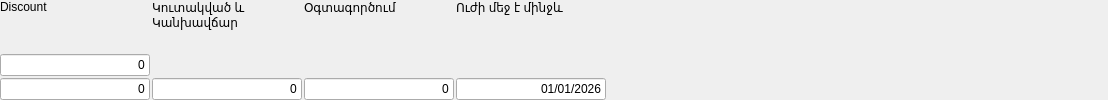
    <widget class="QWidget" name="wAccumulateCard" native="true">
     <property name="minimumSize">
      <size>
       <width>0</width>
       <height>0</height>
      </size>
     </property>
     <layout class="QGridLayout" name="gridLayout_19">
      <property name="leftMargin">
       <number>0</number>
      </property>
      <property name="topMargin">
       <number>0</number>
      </property>
      <property name="rightMargin">
       <number>0</number>
      </property>
      <property name="bottomMargin">
       <number>0</number>
      </property>
      <property name="horizontalSpacing">
       <number>2</number>
      </property>
      <property name="verticalSpacing">
       <number>0</number>
      </property>
      <item row="2" column="1">
       <widget class="QWidget" name="waccumulatedinfo_4" native="true">
        <layout class="QGridLayout" name="gridLayout_20">
         <property name="leftMargin">
          <number>0</number>
         </property>
         <property name="topMargin">
          <number>0</number>
         </property>
         <property name="rightMargin">
          <number>0</number>
         </property>
         <property name="bottomMargin">
          <number>0</number>
         </property>
         <property name="horizontalSpacing">
          <number>0</number>
         </property>
         <property name="verticalSpacing">
          <number>2</number>
         </property>
         <item row="0" column="1">
          <widget class="QLabel" name="lbCurrentAccumlated_4">
           <property name="text">
            <string>Կուտակված և
Կանխավճար</string>
           </property>
           <property name="alignment">
            <set>Qt::AlignmentFlag::AlignLeading|Qt::AlignmentFlag::AlignLeft|Qt::AlignmentFlag::AlignTop</set>
           </property>
          </widget>
         </item>
         <item row="1" column="1">
          <widget class="C5LineEdit" name="leCurrentAccumulated_4">
           <property name="sizePolicy">
            <sizepolicy hsizetype="Preferred" vsizetype="Fixed">
             <horstretch>0</horstretch>
             <verstretch>0</verstretch>
            </sizepolicy>
           </property>
           <property name="minimumSize">
            <size>
             <width>150</width>
             <height>0</height>
            </size>
           </property>
           <property name="maximumSize">
            <size>
             <width>150</width>
             <height>16777215</height>
            </size>
           </property>
           <property name="focusPolicy">
            <enum>Qt::FocusPolicy::NoFocus</enum>
           </property>
           <property name="text">
            <string>0</string>
           </property>
           <property name="alignment">
            <set>Qt::AlignmentFlag::AlignRight|Qt::AlignmentFlag::AlignTrailing|Qt::AlignmentFlag::AlignVCenter</set>
           </property>
           <property name="readOnly">
            <bool>true</bool>
           </property>
          </widget>
         </item>
        </layout>
       </widget>
      </item>
      <item row="2" column="2">
       <widget class="QWidget" name="widget_17" native="true">
        <layout class="QGridLayout" name="gridLayout_21">
         <property name="leftMargin">
          <number>0</number>
         </property>
         <property name="topMargin">
          <number>0</number>
         </property>
         <property name="rightMargin">
          <number>0</number>
         </property>
         <property name="bottomMargin">
          <number>0</number>
         </property>
         <property name="horizontalSpacing">
          <number>0</number>
         </property>
         <property name="verticalSpacing">
          <number>2</number>
         </property>
         <item row="0" column="0">
          <widget class="QLabel" name="lbUseAccumulated_4">
           <property name="text">
            <string>Օգտագործում</string>
           </property>
           <property name="alignment">
            <set>Qt::AlignmentFlag::AlignLeading|Qt::AlignmentFlag::AlignLeft|Qt::AlignmentFlag::AlignTop</set>
           </property>
          </widget>
         </item>
         <item row="1" column="0">
          <widget class="C5LineEdit" name="leUseAccumulated_4">
           <property name="sizePolicy">
            <sizepolicy hsizetype="Preferred" vsizetype="Fixed">
             <horstretch>0</horstretch>
             <verstretch>0</verstretch>
            </sizepolicy>
           </property>
           <property name="minimumSize">
            <size>
             <width>150</width>
             <height>0</height>
            </size>
           </property>
           <property name="maximumSize">
            <size>
             <width>150</width>
             <height>16777215</height>
            </size>
           </property>
           <property name="focusPolicy">
            <enum>Qt::FocusPolicy::ClickFocus</enum>
           </property>
           <property name="text">
            <string>0</string>
           </property>
           <property name="alignment">
            <set>Qt::AlignmentFlag::AlignRight|Qt::AlignmentFlag::AlignTrailing|Qt::AlignmentFlag::AlignVCenter</set>
           </property>
           <property name="readOnly">
            <bool>false</bool>
           </property>
          </widget>
         </item>
        </layout>
       </widget>
      </item>
      <item row="2" column="5">
       <widget class="QWidget" name="widget_18" native="true">
        <layout class="QGridLayout" name="gridLayout_22">
         <property name="leftMargin">
          <number>0</number>
         </property>
         <property name="topMargin">
          <number>0</number>
         </property>
         <property name="rightMargin">
          <number>0</number>
         </property>
         <property name="bottomMargin">
          <number>0</number>
         </property>
         <property name="horizontalSpacing">
          <number>0</number>
         </property>
         <property name="verticalSpacing">
          <number>2</number>
         </property>
        </layout>
       </widget>
      </item>
      <item row="2" column="3">
       <widget class="QWidget" name="widget_19" native="true">
        <property name="minimumSize">
         <size>
          <width>0</width>
          <height>0</height>
         </size>
        </property>
        <layout class="QGridLayout" name="gridLayout_23">
         <property name="leftMargin">
          <number>0</number>
         </property>
         <property name="topMargin">
          <number>0</number>
         </property>
         <property name="rightMargin">
          <number>0</number>
         </property>
         <property name="bottomMargin">
          <number>0</number>
         </property>
         <property name="horizontalSpacing">
          <number>0</number>
         </property>
         <property name="verticalSpacing">
          <number>2</number>
         </property>
         <item row="1" column="1">
          <widget class="C5LineEdit" name="leCardValidUntil_4">
           <property name="sizePolicy">
            <sizepolicy hsizetype="Preferred" vsizetype="Fixed">
             <horstretch>0</horstretch>
             <verstretch>0</verstretch>
            </sizepolicy>
           </property>
           <property name="minimumSize">
            <size>
             <width>150</width>
             <height>0</height>
            </size>
           </property>
           <property name="maximumSize">
            <size>
             <width>150</width>
             <height>16777215</height>
            </size>
           </property>
           <property name="focusPolicy">
            <enum>Qt::FocusPolicy::NoFocus</enum>
           </property>
           <property name="text">
            <string>01/01/2026</string>
           </property>
           <property name="alignment">
            <set>Qt::AlignmentFlag::AlignRight|Qt::AlignmentFlag::AlignTrailing|Qt::AlignmentFlag::AlignVCenter</set>
           </property>
           <property name="readOnly">
            <bool>true</bool>
           </property>
          </widget>
         </item>
         <item row="0" column="1">
          <widget class="QLabel" name="lbCardValidUntil_4">
           <property name="text">
            <string>Ուժի մեջ է մինջև</string>
           </property>
           <property name="alignment">
            <set>Qt::AlignmentFlag::AlignLeading|Qt::AlignmentFlag::AlignLeft|Qt::AlignmentFlag::AlignTop</set>
           </property>
          </widget>
         </item>
        </layout>
       </widget>
      </item>
      <item row="2" column="0">
       <widget class="QWidget" name="widget_20" native="true">
        <layout class="QGridLayout" name="gridLayout_24">
         <property name="leftMargin">
          <number>0</number>
         </property>
         <property name="topMargin">
          <number>0</number>
         </property>
         <property name="rightMargin">
          <number>0</number>
         </property>
         <property name="bottomMargin">
          <number>0</number>
         </property>
         <property name="spacing">
          <number>2</number>
         </property>
         <item row="2" column="1">
          <widget class="C5LineEdit" name="leDisc_4">
           <property name="sizePolicy">
            <sizepolicy hsizetype="Preferred" vsizetype="Fixed">
             <horstretch>0</horstretch>
             <verstretch>0</verstretch>
            </sizepolicy>
           </property>
           <property name="minimumSize">
            <size>
             <width>150</width>
             <height>0</height>
            </size>
           </property>
           <property name="maximumSize">
            <size>
             <width>150</width>
             <height>16777215</height>
            </size>
           </property>
           <property name="focusPolicy">
            <enum>Qt::FocusPolicy::NoFocus</enum>
           </property>
           <property name="text">
            <string>0</string>
           </property>
           <property name="alignment">
            <set>Qt::AlignmentFlag::AlignRight|Qt::AlignmentFlag::AlignTrailing|Qt::AlignmentFlag::AlignVCenter</set>
           </property>
           <property name="readOnly">
            <bool>true</bool>
           </property>
          </widget>
         </item>
         <item row="0" column="1">
          <widget class="QLabel" name="lbDisc_4">
           <property name="sizePolicy">
            <sizepolicy hsizetype="Minimum" vsizetype="Preferred">
             <horstretch>0</horstretch>
             <verstretch>0</verstretch>
            </sizepolicy>
           </property>
           <property name="text">
            <string>Discount</string>
           </property>
           <property name="alignment">
            <set>Qt::AlignmentFlag::AlignLeading|Qt::AlignmentFlag::AlignLeft|Qt::AlignmentFlag::AlignTop</set>
           </property>
          </widget>
         </item>
         <item row="1" column="1">
          <widget class="C5LineEdit" name="leTotalAccumulated_4">
           <property name="sizePolicy">
            <sizepolicy hsizetype="Preferred" vsizetype="Fixed">
             <horstretch>0</horstretch>
             <verstretch>0</verstretch>
            </sizepolicy>
           </property>
           <property name="minimumSize">
            <size>
             <width>150</width>
             <height>0</height>
            </size>
           </property>
           <property name="maximumSize">
            <size>
             <width>150</width>
             <height>16777215</height>
            </size>
           </property>
           <property name="focusPolicy">
            <enum>Qt::FocusPolicy::NoFocus</enum>
           </property>
           <property name="text">
            <string>0</string>
           </property>
           <property name="alignment">
            <set>Qt::AlignmentFlag::AlignRight|Qt::AlignmentFlag::AlignTrailing|Qt::AlignmentFlag::AlignVCenter</set>
           </property>
           <property name="readOnly">
            <bool>true</bool>
           </property>
          </widget>
         </item>
        </layout>
       </widget>
      </item>
      <item row="2" column="4">
       <spacer name="horizontalSpacer_4">
        <property name="orientation">
         <enum>Qt::Orientation::Horizontal</enum>
        </property>
        <property name="sizeType">
         <enum>QSizePolicy::Policy::Expanding</enum>
        </property>
        <property name="sizeHint" stdset="0">
         <size>
          <width>500</width>
          <height>20</height>
         </size>
        </property>
       </spacer>
      </item>
     </layout>
    </widget>
